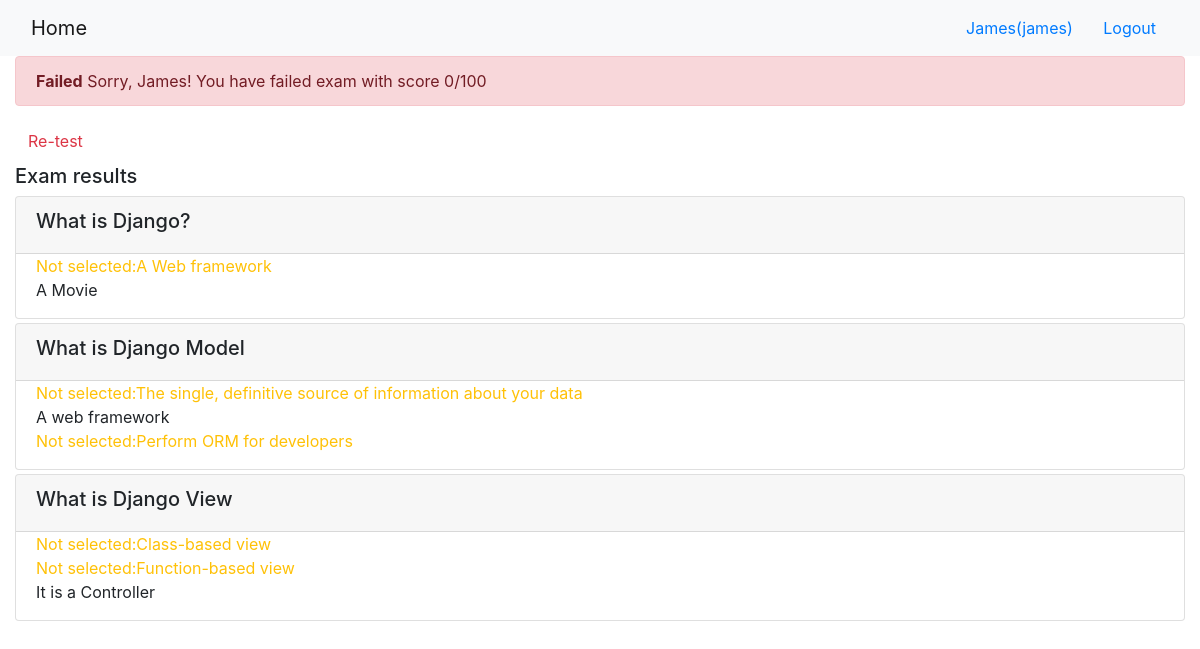
The page /onlinecourse/course/1/submission/1/result/ (signed in) on the database its author committed.
### onlinecourse/models.py (models this page shows, shortened)
class Question(models.Model):
    question = models.TextField()
    grade = models.IntegerField(default=0)
    lesson = models.ForeignKey(Lesson, on_delete=models.CASCADE)
    course = models.ForeignKey(Course, on_delete=models.CASCADE)

class Choice(models.Model):
    choice = models.TextField()
    is_correct = models.BooleanField()
    question = models.ForeignKey(Question, on_delete=models.CASCADE)

### onlinecourse/views.py (the view)
# urls.py: path('course/<int:course_id>/submission/<int:submission_id>/result/', views.show_exam_result, name='exam_result'),
def show_exam_result(request, course_id, submission_id):
    context = {}
    course = get_object_or_404(Course, pk=course_id)
    submission = Submission.objects.get(pk=submission_id)
    choices = submission.choices.all()
    selected_ids = choices.values_list("id", flat=True)
    context['selected_ids'] = selected_ids
    context['course'] = course
    score = 0
    question_id = 0
    for choice in choices:
        if choice.question.id != question_id:
            if choice.question.is_get_score(selected_ids):
                score += choice.question.grade
            question_id = choice.question.id
    context['score'] = score
    return render(request, 'onlinecourse/exam_result_bootstrap.html', context)

### onlinecourse/templates/onlinecourse/exam_result_bootstrap.html (shortened to what this page needs)
<!DOCTYPE html>
<html lang="en">
<head>
    {% load static %}
    <link rel="stylesheet" href="https://maxcdn.bootstrapcdn.com/bootstrap/4.5.2/css/bootstrap.min.css">
</head>
<body>
 <nav class="navbar navbar-light bg-light">
    <div class="container-fluid">
        <div class="navbar-header">
              <a class="navbar-brand" href="{% url 'onlinecourse:index' %}">Home</a>
        </div>
        <ul class="nav navbar-nav navbar-right">
            {% if user.is_authenticated %}
            <li>
                <a class="btn btn-link" href="#">{{ user.first_name }}({{ user.username }})</a>
                <a class="btn btn-link" href="{% url 'onlinecourse:logout' %}">Logout</a>
            </li>
            {% endif %}
        </ul>
    </div>
</nav>
<div class="container-fluid">
    {% if score > 80 %}
    <div class="alert alert-success">
       <b>Congratulations, {{user.first_name}}!</b> You have passed the exam and completed the course with score {{score}}/100
    </div>
        {% else %}
        <div class="alert alert-danger">
            <b>Failed</b> Sorry, {{user.first_name}}! You have failed exam with score {{score}}/100
        </div>
        <a class="btn btn-link text-danger" href="{% url 'onlinecourse:course_details' course.id %}">Re-test</a>
        {% endif %}
        <div class="card-columns-vertical mt-1">
        <h5 class="">Exam results</h5>
            <div id="exam" class="collapse show">
                <form id="questionform" action="{% url 'onlinecourse:submit' course.id %}" method="post">
                    {% for question in course.question_set.all %}
                    <div class="card mt-1">
                        <div class="card-header"><h5>{{ question.question}}</h5></div>
                        <div class="form-group">
                            {% for choice in question.choice_set.all %}
                            <div class="form-check">
                                {% if choice.is_correct %}
                                {% if choice.id in selected_ids %}
                                <label class="form-check-label text-success">
                                    Correct answer: {{ choice.choice }}
                                </label>
                                {% else %}
                                <label class="form-check-label text-warning">
                                    Not selected:{{ choice.choice }}
                                </label>
                                {% endif %}
                                {% else%}
                                <label class="form-check-label">
                                    {{ choice.choice }}
                                </label>
                                {% endif %}
                            </div>
                            {% endfor %}
                        </div>
                    </div>
                    {% endfor %}
                </form>
            </div>
        </div>
    </div>
</body>
</html>

### rows shown on the page
Question: question "What is Django?"
Choice: choice "A Web framework"
Choice: choice "A Movie"
Question: question "What is Django Model"
Choice: choice "The single, definitive source of information about your data"
Choice: choice "A web framework"
Choice: choice "Perform ORM for developers"
Question: question "What is Django View"
Choice: choice "Class-based view"
Choice: choice "Function-based view"
Choice: choice "It is a Controller"

### other values the page prints
{{ user.first_name }} "James"
{{ user.username }} "james"
{{ score }} "0"
